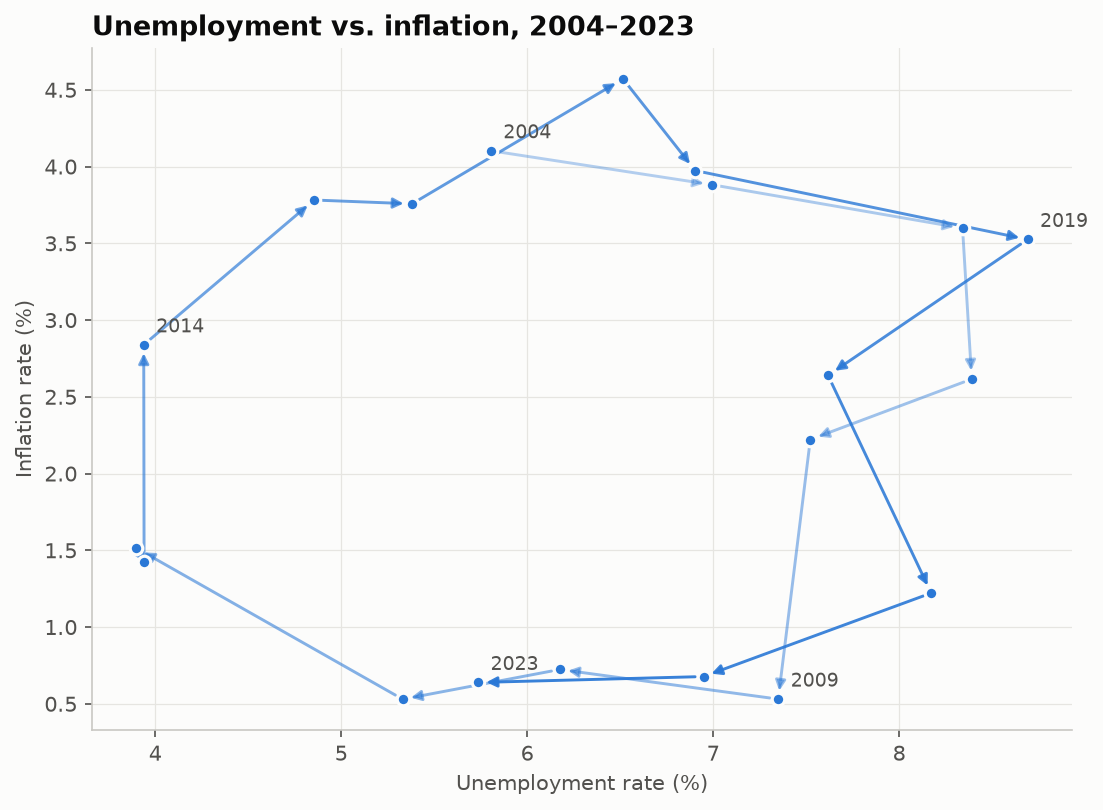

Source code (Python):
"""
Connected Scatter Plot  -  family: Correlation

DESIGN PURPOSE
A scatter plot whose points are joined in time order. It shows how the
relationship between two variables changes over time, including loops,
reversals and turning points.

WHEN TO USE
  - Show how two variables evolved together over time (e.g. unemployment vs.
    inflation)
  - Show cycles and path dependency that two separate line charts would hide

AVOID WHEN
  - The audience is unfamiliar with the form (it needs annotation to be read)
  - There are many time points or a path that crosses itself a lot
  - There are several series (paths tangle)

ALTERNATIVES
  - Two aligned line charts (small multiples)
  - Indexed line chart

EXAMPLE
Annual unemployment vs. inflation rate for a fictional economy, 2004–2023
(Phillips-curve style).

Run:  python connected_scatter.py
"""
import sys
from pathlib import Path

import numpy as np
import pandas as pd
import matplotlib.pyplot as plt

# Library style: categorical colors in fixed order, recessive axes, hairline grid.
PALETTE = ["#2a78d6", "#eb6834", "#1baf7a", "#eda100",
           "#e87ba4", "#008300", "#6250d6", "#e34948"]
SEQ_CMAP = "Blues"      # sequential: one hue, light -> dark
DIV_CMAP = "RdBu_r"     # diverging: two opposite hues, neutral midpoint
GRAY = "#b8b7b1"        # de-emphasised marks
plt.rcParams.update({
    "figure.figsize": (8, 4.8), "figure.dpi": 110, "figure.facecolor": "#fcfcfb",
    "axes.facecolor": "#fcfcfb", "axes.edgecolor": "#c9c8c3", "axes.linewidth": 0.8,
    "axes.spines.top": False, "axes.spines.right": False,
    "axes.grid": True, "grid.color": "#e6e5e1", "grid.linewidth": 0.6, "axes.axisbelow": True,
    "axes.prop_cycle": plt.cycler(color=PALETTE),
    "axes.titlesize": 13, "axes.titleweight": "bold", "axes.titlelocation": "left",
    "axes.labelcolor": "#52514e", "xtick.color": "#52514e", "ytick.color": "#52514e",
    "text.color": "#0b0b0b", "font.size": 10, "lines.linewidth": 2,
    "legend.frameon": False,
})

# --- Example data ------------------------------------------------------------
rng = np.random.default_rng(4)
years = np.arange(2004, 2024)
t = np.linspace(0, 3 * np.pi, len(years))
unemployment = 6 + 2.2 * np.sin(t) + rng.normal(0, 0.3, len(years))
inflation = 2.5 + 1.8 * np.cos(t) + rng.normal(0, 0.3, len(years))
df = pd.DataFrame({"year": years, "unemployment": unemployment, "inflation": inflation})
df.head()

# --- Plot --------------------------------------------------------------------
fig, ax = plt.subplots(figsize=(7.5, 5.5))
x, y = df["unemployment"].values, df["inflation"].values
for i in range(len(df) - 1):
    ax.annotate("", xy=(x[i + 1], y[i + 1]), xytext=(x[i], y[i]),
                arrowprops=dict(arrowstyle="-|>", color=PALETTE[0], lw=1.4,
                                alpha=0.35 + 0.65 * i / len(df), shrinkA=4, shrinkB=4))
ax.scatter(x, y, s=36, color=PALETTE[0], edgecolor="#fcfcfb", linewidth=1.5, zorder=3)
for i in [0, 5, 10, 15, len(df) - 1]:
    ax.annotate(str(df["year"].iloc[i]), (x[i], y[i]), xytext=(6, 6),
                textcoords="offset points", fontsize=9, color="#52514e")
ax.set_xlabel("Unemployment rate (%)")
ax.set_ylabel("Inflation rate (%)")
ax.set_title("Unemployment vs. inflation, 2004–2023")
fig.tight_layout()

# --- Save / show -------------------------------------------------------------
out = Path(__file__).with_name(Path(__file__).stem + ".png")
fig.savefig(out, dpi=150, bbox_inches="tight")
print(f"saved {out}")
if "--no-show" not in sys.argv:
    plt.show()
